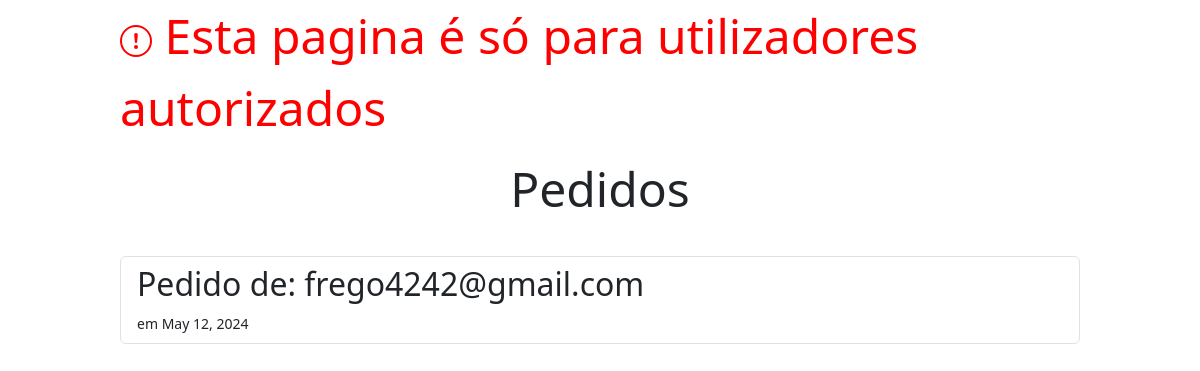
The page /backend/ver_pedidos/ on the database as committed earlier.
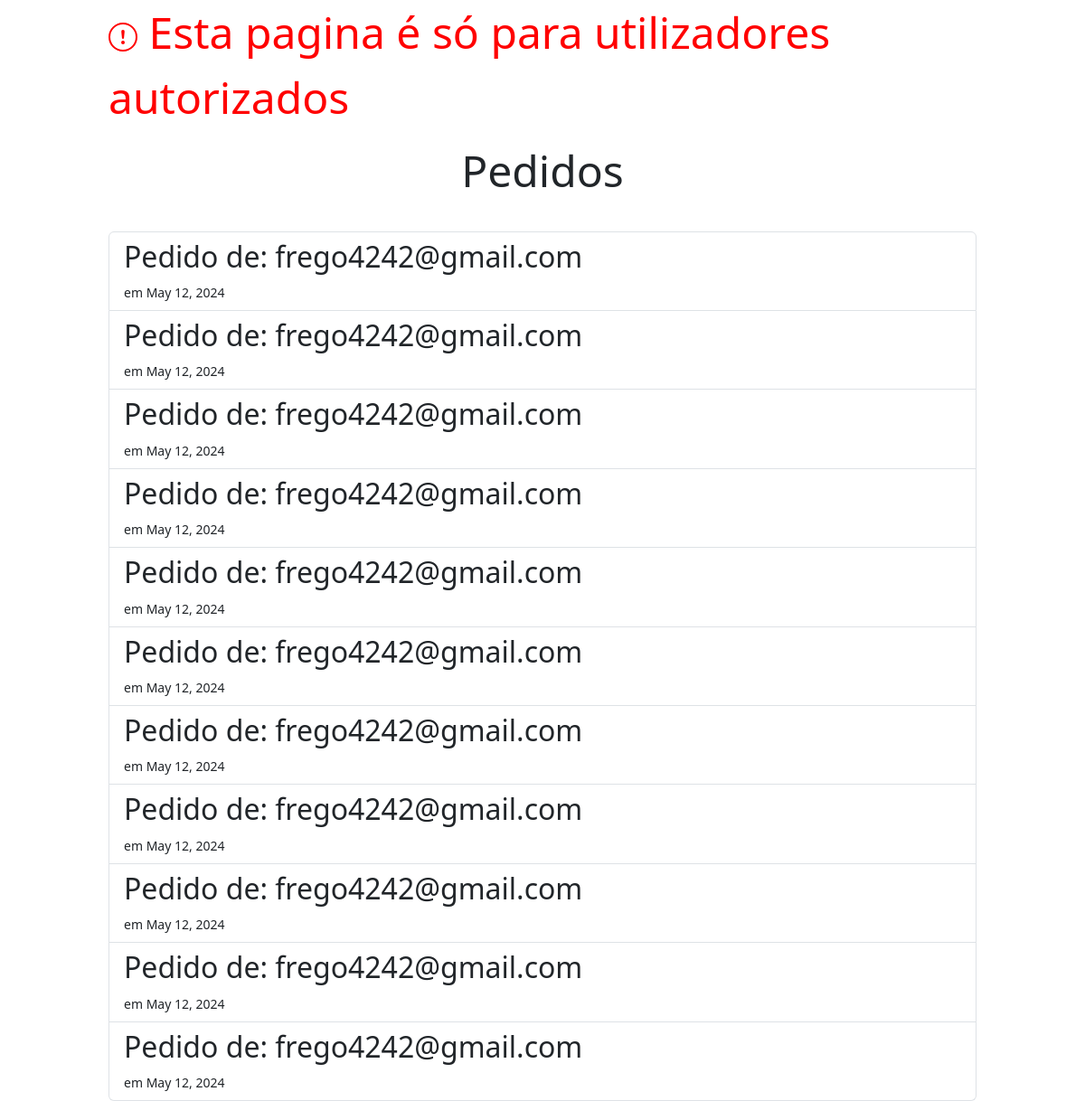
The same page on the database as committed later.
### romax/models.py (models this page shows)
class PedidosCriacaoAnuncio(models.Model):
    user_id = models.ForeignKey(User,on_delete=models.CASCADE)
    data_pedido = models.DateField(auto_now_add=True)
    data_fecho = models.DateField(blank=True,null=True)
    tratado_por = models.ForeignKey(AgenteImobiliario,null=True , blank=True, on_delete=models.CASCADE)

### romax/views.py (the view)
# urls.py: path('backend/ver_pedidos/', views.ver_pedidos, name='ver_pedidos'),
def ver_pedidos(request):
    return render(request,'romax/ver_pedidos.html', context={
        'Pedidos' : PedidosCriacaoAnuncio.objects.filter(tratado_por=None)#.order_by()
    })

### romax/templates/romax/ver_pedidos.html (shortened to what this page needs)
{% extends 'romax/base_page_BACKEND.html' %}
{% block BACKEND_rest_of_page %}
<h1 id="title">Pedidos</h1>
<div class="list-group">
    {% for pedido in Pedidos %}
        <a href="{% url 'romax:criar_propriedade_pagina' pedido.id %}" class="list-group-item list-group-item-action " aria-current="true">
            <h2>Pedido de: {{ pedido.user_id }}</h2>
            <small>em {{ pedido.data_pedido }}</small>
        </a>
    {% empty %}
        <a class="list-group-item disabled" href="#">Não há pedidos por tratar</a>
    {% endfor %}
</div>
{%  endblock %}

Rows that differ between the two databases and show on the page:
added PedidosCriacaoAnuncio: user_id "frego4242@gmail.com", data_pedido "May 12, 2024"
added PedidosCriacaoAnuncio: user_id "frego4242@gmail.com", data_pedido "May 12, 2024"
added PedidosCriacaoAnuncio: user_id "frego4242@gmail.com", data_pedido "May 12, 2024"
added PedidosCriacaoAnuncio: user_id "frego4242@gmail.com", data_pedido "May 12, 2024"
added PedidosCriacaoAnuncio: user_id "frego4242@gmail.com", data_pedido "May 12, 2024"
added PedidosCriacaoAnuncio: user_id "frego4242@gmail.com", data_pedido "May 12, 2024"
added PedidosCriacaoAnuncio: user_id "frego4242@gmail.com", data_pedido "May 12, 2024"
added PedidosCriacaoAnuncio: user_id "frego4242@gmail.com", data_pedido "May 12, 2024"
added PedidosCriacaoAnuncio: user_id "frego4242@gmail.com", data_pedido "May 12, 2024"
added PedidosCriacaoAnuncio: user_id "frego4242@gmail.com", data_pedido "May 12, 2024"
